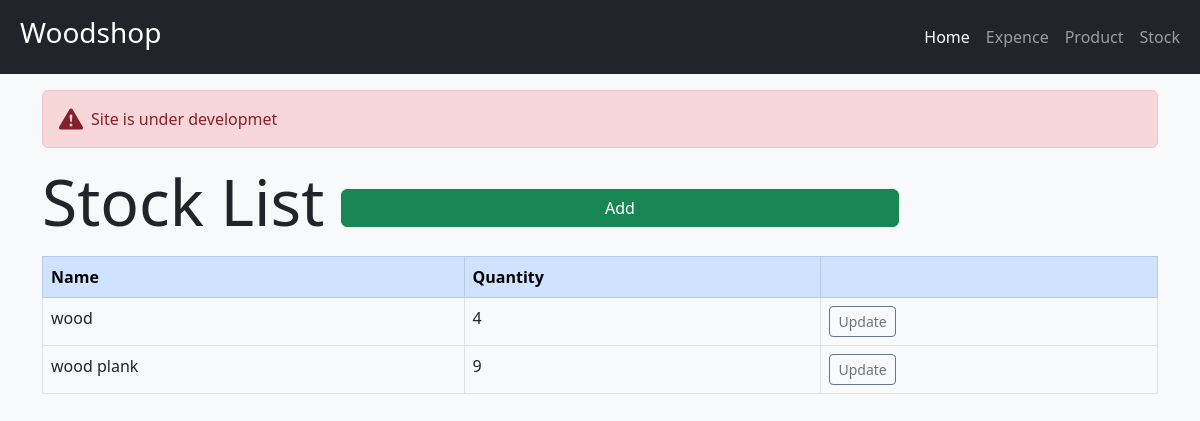
The app's page /stockin with its own data.
### app/models.py (models this page shows, shortened)
class Stock(models.Model):
    name=models.CharField(max_length=20,null=True)
    quantity=models.IntegerField(null=True)

### app/views.py (the view)
# urls.py: path('stockin',views.stock,name='stock'),
def stock(request):
    stock=Stock.objects.all()
    stocks=Stock.objects.filter(quantity=0).all()
    context={'stock':stock,'stocks':stocks}
    return render(request,'app/stock.html',context)

### app/templates/app/stock.html (shortened to what this page needs)
{% extends 'app/main.html' %}
{% block content %}
<div class="container">
    <h1 class="display-3">Stock List <a href=" {% url 'addstock' %} " class="btn btn-success w-50">Add</a></h1>
    <table class="table table-bordered mt-3" >
        <thead class="table-primary">
            <tr>
                <th>Name</th>
                <th>Quantity</th>
                <th></th>
            </tr>
        </thead>
        <tbody>
            {% for i in stock %}
            <tr>
                <td>{{i.name}}</td>
                <td>{{i.quantity}}</td>
                <th><a href=" {% url 'up-stock' i.id %} " class="btn  btn-outline-secondary btn-sm">Update</a></th>
            </tr>
            {%endfor%}
        </tbody>
    </table>
</div>
{% endblock %}

### records on screen
Stock: name "wood", quantity "4"
Stock: name "wood plank", quantity "9"
